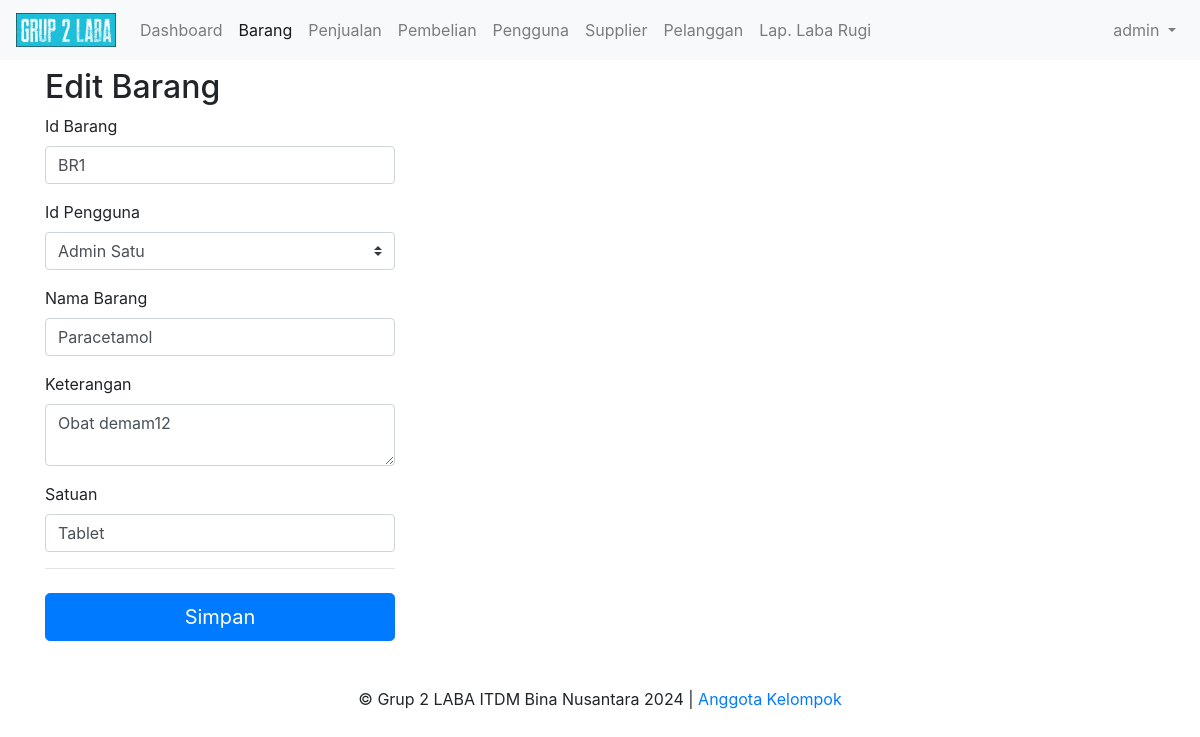
Page /barang/edit/BR1 (signed in) on the committed database.
### tables this page shows
CREATE TABLE `Pengguna` (
 `IdPengguna` varchar(10) NOT NULL,
 `IdAkses` varchar(10) DEFAULT NULL,
 `NamaPengguna` varchar(20) DEFAULT NULL,
 `Password` varchar(32) DEFAULT NULL,
 `NamaDepan` varchar(20) DEFAULT NULL,
 `NamaBelakang` varchar(20) DEFAULT NULL,
 `NoHP` varchar(15) DEFAULT NULL,
 `Alamat` varchar(100) DEFAULT NULL,
 PRIMARY KEY (`IdPengguna`),
 UNIQUE KEY `NamaPengguna` (`NamaPengguna`) USING BTREE,
 KEY `IdAkses` (`IdAkses`),
 CONSTRAINT `pengguna_ibfk_1` FOREIGN KEY (`IdAkses`) REFERENCES `hakakses` (`IdAkses`)
);

CREATE TABLE `Barang` (
 `IdBarang` varchar(10) NOT NULL,
 `IdPengguna` varchar(10) DEFAULT NULL,
 `NamaBarang` varchar(40) DEFAULT NULL,
 `Keterangan` varchar(100) DEFAULT NULL,
 `Satuan` varchar(20) DEFAULT NULL,
 PRIMARY KEY (`IdBarang`),
 KEY `IdPengguna` (`IdPengguna`),
 CONSTRAINT `barang_ibfk_1` FOREIGN KEY (`IdPengguna`) REFERENCES `pengguna` (`IdPengguna`)
);

### core/BaseController.php (called while the page is built, shortened)
<?php
class BaseController {
    public function view($view, $data = []) {
        extract($data);
        $base_url = Config::getBaseUrl();
        $public_url = Config::getPublicUrl();
        $user = $_SESSION['user'];
        require_once BASE_DIR.'views/' . $view . '.php';
    }
}

### controllers/BarangController.php (called while the page is built, shortened)
<?php
require_once BASE_DIR.'models/Barang.php';
require_once BASE_DIR.'models/Pengguna.php';
class BarangController extends BaseController {
    public function edit($id) {
        $barang = new Barang();
        $data['barang'] = $barang->find($id);
        $pengguna_list = new Pengguna();
        $data['pengguna_list'] = $pengguna_list->all();
        $this->view('barang/edit', $data);
    }
}

### index.php (called while the page is built, shortened)
<?php
require_once __DIR__.'/config/Config.php';
require_once __DIR__.'/config/MyDatabase.php';
require_once __DIR__.'/core/BaseModel.php';
require_once __DIR__.'/core/BaseController.php';
$uri = isset($_GET['url']) ? $_GET['url'] : '';
Router::route($uri);

### config/Config.php (called while the page is built, shortened)
<?php
class Config {
    public static function getBaseUrl() {
        $requestUri = $_SERVER['REQUEST_URI'];
        $pos = strpos($requestUri, '/', 1);
        $basePath = substr($requestUri, 0, $pos + 1);
        return $basePath;
    }
    public static function getPublicUrl() {
        return static::getBaseUrl()."public/";
    }
}

### core/BaseModel.php (called while the page is built, shortened)
<?php
class BaseModel {
    protected $conn;
    protected $table;
    protected $primaryKey;
    public function __construct() {
        $database = new MyDatabase();
        $this->conn = $database->getConnection();
    }
    public function all() {
        $query = "SELECT * FROM " . $this->table;
        $stmt = $this->conn->prepare($query);
        $stmt->execute();
        return $stmt->fetchAll(PDO::FETCH_ASSOC);
    }
    public function find($id) {
        $query = "SELECT * FROM " . $this->table . " WHERE " . $this->primaryKey . " = ?";
        $stmt = $this->conn->prepare($query);
        $stmt->bindParam(1, $id);
        $stmt->execute();
        return $stmt->fetch(PDO::FETCH_ASSOC);
    }
}

### config/MyDatabase.php (called while the page is built, shortened)
<?php
class MyDatabase {
    private $host = "localhost";
    private $db_name = "tk4_grup2";
    private $username = "root";
    private $password = "";
    public function getConnection() {
        $this->conn = null;
        try {
            $this->conn = new PDO("mysql:host=" . $this->host . ";dbname=" . $this->db_name, $this->username, $this->password);
            $this->conn->exec("set names utf8");
        } catch(PDOException $exception) {
            echo "Koneksi db error: " . $exception->getMessage();
        }
        return $this->conn;
    }
}

### models/Pengguna.php (called while the page is built, shortened)
<?php
require_once BASE_DIR.'config/MyDatabase.php';
class Pengguna extends BaseModel {
    public function __construct() {
        $this->table = 'Pengguna';
    }
}

### models/Barang.php (called while the page is built, shortened)
<?php
require_once BASE_DIR.'config/MyDatabase.php';
class Barang extends BaseModel {
    public function __construct() {
        $this->table = 'Barang';
        $this->primaryKey = 'IdBarang';
    }
}

### views/barang/edit.php (the view, shortened to what this page needs)
<!DOCTYPE html>
<html>
<head>
    <?php include_once $base_path."views/bootstrap_header.php"; ?>
</head>
<body class="d-flex flex-column h-100">
<?php include_once $base_path."views/page_header.php"; ?>
<div class="row">
    <div class="col-md-4">
        <h2 class="mt-5">Edit Barang</h2>
        <form action="<?= $base_url ?>barang/update/<?= $barang['IdBarang'] ?>" method="POST" class="needs-validation" novalidate="">
            <div class="mb-3">
                <label for="IdBarang">Id Barang</label>
                <input type="text" class="form-control" id="IdBarang" name="IdBarang" value="<?= $barang['IdBarang'] ?>" placeholder="format BRXXX" required>
            </div>
            <div class="mb-3">
                <label for="IdPengguna">Id Pengguna</label>
                <select class="custom-select d-block w-100" id="IdPengguna" name="IdPengguna" required>
                    <?php foreach ($data['pengguna_list'] as $item): ?>
                        <option value="<?= $item['IdPengguna'] ?>"<?= $item['IdPengguna'] == $barang['IdPengguna'] ? " selected" : "" ?>><?= $item['NamaDepan'] ?> <?= $item['NamaBelakang'] ?> </option>
                    <?php endforeach; ?>
                </select>
            </div>
            <div class="mb-3">
                <label for="NamaBarang">Nama Barang</label>
                <input type="text" class="form-control" id="NamaBarang" name="NamaBarang" value="<?= $barang['NamaBarang'] ?>" required>
            </div>
            <div class="mb-3">
                <label for="address">Keterangan</label>
                <textarea class="form-control" id="Keterangan" name="Keterangan" placeholder="" required><?= $barang['Keterangan'] ?></textarea>
            </div>
            <div class="mb-3">
                <label for="Satuan">Satuan</label>
                <input type="text" class="form-control" id="Satuan" name="Satuan" placeholder="" value="<?= $barang['Satuan'] ?>" required>
            </div>
            <hr class="mb-4">
            <button class="btn btn-primary btn-lg btn-block" type="submit">Simpan</button>
        </form>
    </div>
</div>
<?php include_once $base_path."views/page_footer.php"; ?>
</body>
</html>

### views/page_header.php (shortened to what this page needs)
<header>
    <nav class="navbar navbar-expand-md navbar-light fixed-top bg-light">
        <a class="navbar-brand" href="#">
            <img src="<?= $public_url; ?>image/logo-long.png" width="100" />
        </a>
        <div class="collapse navbar-collapse" id="navbarCollapse">
            <ul class="navbar-nav mr-auto">
                <li class="nav-item ">
                    <a class="nav-link" href="<?= $base_url;?>">Dashboard</a>
                </li>
                <li class="nav-item active">
                    <a class="nav-link" href="<?= $base_url;?>barang">Barang</a>
                </li>
                <li class="nav-item">
                    <a class="nav-link" href="<?= $base_url;?>penjualan">Penjualan</a>
                </li>
                <li class="nav-item">
                    <a class="nav-link" href="<?= $base_url;?>pembelian">Pembelian</a>
                </li>
                <li class="nav-item">
                    <a class="nav-link" href="<?= $base_url;?>pengguna">Pengguna</a>
                </li>
                <li class="nav-item">
                    <a class="nav-link" href="<?= $base_url;?>supplier">Supplier</a>
                </li>
                <li class="nav-item">
                    <a class="nav-link" href="<?= $base_url;?>pelanggan">Pelanggan</a>
                </li>
                <li class="nav-item">
                    <a class="nav-link" href="<?= $base_url;?>pelanggan">Lap. Laba Rugi</a>
                </li>
            </ul>
            <ul class="navbar-nav ml-auto">
                <li class="nav-item dropdown">
                    <a class="nav-link dropdown-toggle" href="#" id="navbarDropdown" role="button" data-toggle="dropdown" aria-haspopup="true" aria-expanded="false">
                        <?= $user['NamaPengguna'];?>
                    </a>
                </li>
            </ul>
        </div>
    </nav>
</header>
<main role="main" class="flex-shrink-0">
    <div class="container">

### views/bootstrap_header.php (style rules this page uses)
body { padding: 20px; }

### rows in the picture
pengguna: NamaPengguna "admin"
barang: IdBarang "BR1", IdPengguna "Admin Satu", NamaBarang "Paracetamol", Keterangan "Obat demam12", Satuan "Tablet"
